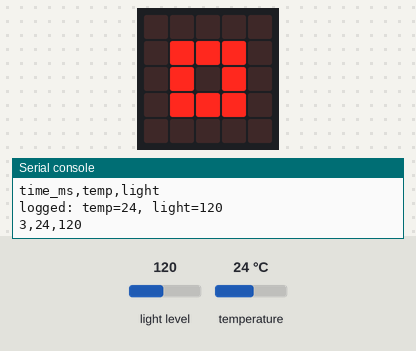
A program run on a simulated BBC micro:bit running MicroPython. Parts: the board's 5×5 LED display, the last lines printed to the serial console. The test bench sets the inputs (shaded band); at power-on: light level 120, temperature 24 °C. Data-log rows are listed on the console.

Above: at 0.1 s.
At 1.1 s:
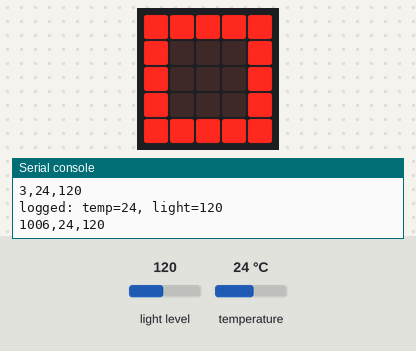

Measured:
- what the display in image 1 shows lasts 1.0 s, from 1.0 s to 2.0 s

The program:

main.py
```python
# Lab 08 - data logging: sample temperature and light once per interval,
# store each row with the V2 `log` module (MY_DATA on a real board) and
# print the same row as serial CSV (the export path in the simulator).
from microbit import *
try:
    import log                  # V2 only; on a V1 board -> serial CSV only
except ImportError:
    log = None

INTERVAL_MS = 1000
LABELS = ("temp", "light")      # column labels: set ONCE, before the first row


def setup():
    if log:
        # timestamp column "Time (seconds)" is added in front of the labels
        log.set_labels(*LABELS, timestamp=log.SECONDS)
    print("time_ms," + ",".join(LABELS))   # serial CSV header (our own format)


def sample():
    return {"temp": temperature(), "light": display.read_light_level()}


def to_csv(t_ms, row):
    # one CSV record: same column order as the header, numbers only, no quotes needed
    return ",".join([str(t_ms)] + [str(row[k]) for k in LABELS])


def new_state():
    return {"rows": 0, "logging": log is not None}


def step(state):
    row = sample()
    if state["logging"]:
        log.add(row)            # dict form; raises OSError(28) when the log is full
    print(to_csv(running_time(), row))
    state["rows"] += 1
    display.show(Image.SQUARE_SMALL if state["rows"] % 2 else Image.SQUARE, wait=False)
    return row


def main():
    setup()
    state = new_state()
    while True:
        step(state)
        sleep(INTERVAL_MS)      # sampling interval (run_every is the scheduled alternative)


if __name__ == "__main__":
    main()
```
